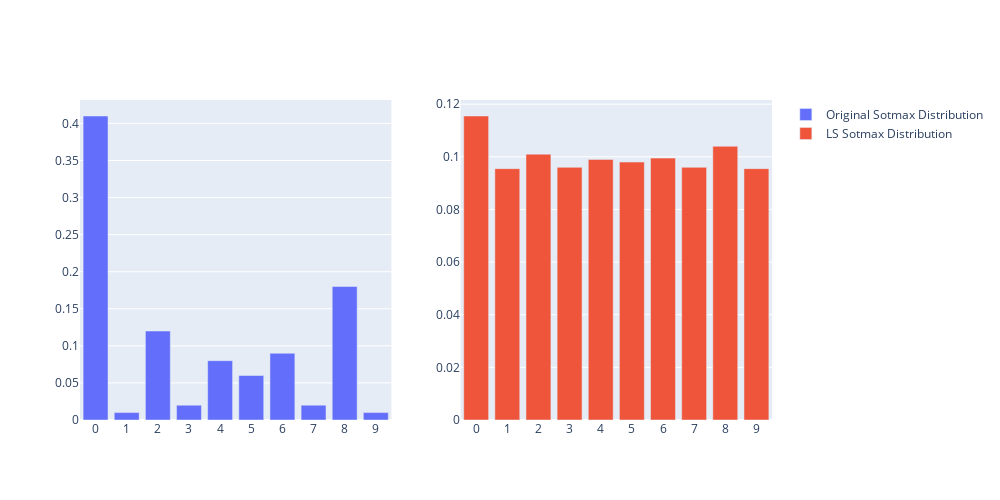

This figure's notebook cell:
### Code cell
def smooth_labels(labels, factor=0.95):
    labels = labels.astype(np.float32)
    labels *= (1 - factor)
    labels += (factor / labels.shape[1])
    return labels

predictions = np.array([[0.41,0.01,0.12,0.02,0.08,0.06,0.09,0.02,0.18,0.01]])

smoothed_labels = smooth_labels(predictions.copy())


fig = make_subplots(
    rows=1, cols=2,
    shared_xaxes=True,
    vertical_spacing=0.1
)

class_labels = ['0', '1', '2','3','4','5','6','7','8','9']
fig.add_trace(go.Bar(
    x=class_labels, y=predictions[0],
    name= 'Original Sotmax Distribution',
    
),row=1, col=1)
fig.add_trace(go.Bar(
    x=class_labels, y=smoothed_labels[0],
    name= 'LS Sotmax Distribution'
    ),row=1, col=2)
fig.update_layout(
    height=500,
    width=1000,
    showlegend=True
)
fig.write_image('MLS_plot.pdf')
fig.show()

### Figure 1 — Plotly figure (JSON) as saved in the notebook; plotly's stock layout.template omitted (floating-point values rounded to 4 significant figures)
{"data": [{"name": "Original Sotmax Distribution", "type": "bar", "x": ["0", "1", "2", "3", "4", "5", "6", "7", "8", "9"], "xaxis": "x", "y": [0.41, 0.01, 0.12, 0.02, 0.08, 0.06, 0.09, 0.02, 0.18, 0.01], "yaxis": "y"}, {"name": "LS Sotmax Distribution", "type": "bar", "x": ["0", "1", "2", "3", "4", "5", "6", "7", "8", "9"], "xaxis": "x2", "y": [0.1155, 0.0955, 0.101, 0.096, 0.099, 0.098, 0.0995, 0.096, 0.104, 0.0955], "yaxis": "y2"}], "layout": {"height": 500, "showlegend": true, "width": 1000, "xaxis": {"anchor": "y", "domain": [0, 0.45]}, "xaxis2": {"anchor": "y2", "domain": [0.55, 1]}, "yaxis": {"anchor": "x", "domain": [0, 1]}, "yaxis2": {"anchor": "x2", "domain": [0, 1]}}}
